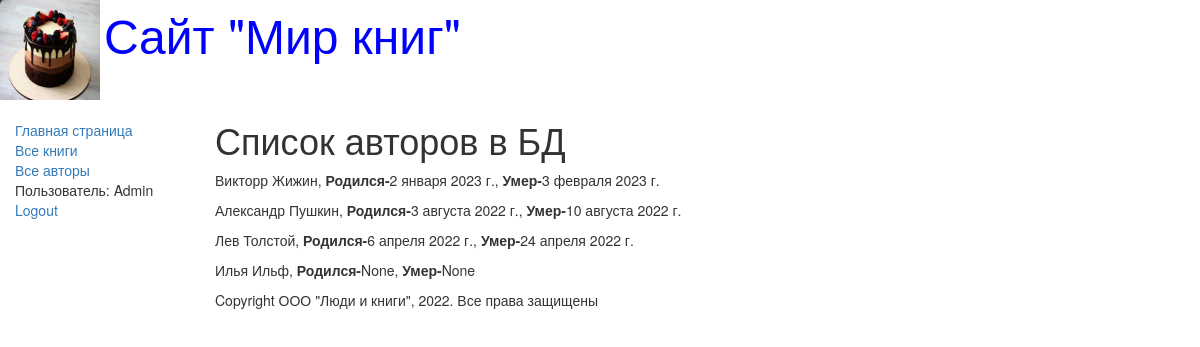
Page /author/ (signed in) on the committed database.
### catalog/models.py (models this page shows, shortened)
class Author(models.Model):
    first_name = models.CharField(max_length=100, help_text="Введите имя автора", verbose_name="Имя автора")
    last_name = models.CharField(max_length=100, help_text="Введите фамилию автора", verbose_name="Фамилия автора")
    date_of_birth = models.DateField(help_text="Введите дату рождения", verbose_name="Дата рождения", null=True,
                                     blank=True)
    date_of_death = models.DateField(help_text="Введите дату смерти", verbose_name="Дата смерти", null=True, blank=True)

### catalog/views.py (the view)
# urls.py: path(r'author/', views.AuthorListView.as_view(), name='authors'),
class AuthorListView(generic.ListView):
    model = Author
    paginate_by = 4

### catalog/templates/catalog/author_list.html
{% extends "base_generic.html" %}
{% block content %}
    <h1>Список авторов в БД</h1>
    {% if author_list %}
        {% for author in author_list.all %}
        <p>{{author.first_name}}   {{author.last_name}},
            <strong>Родился-</strong>{{author.date_of_birth}},
            <strong>Умер-</strong>{{author.date_of_death}}</p>
        {% endfor %}
    {% else %}
        <p>В базе данных нет авторов</p>
    {% endif %}
{% endblock %}

### catalog/templates/base_generic.html (shortened to what this page needs)
<!DOCTYPE html>
<html lang="en">
<head>
    <link rel="stylesheet"
          href="https://maxcdn.bootstrapcdn.com/bootstrap/3.3.7/css/bootstrap.min.css">
    {% load static %}
    <link rel="stylesheet" href="{% static 'css/styles.css' %}">
    {% block head %}
    <img src="{% static 'images/logotip.jpg' %}"
         style="width:100px; height:100px;" align="absmiddle">
    <font size=7, color="blue">Сайт "Мир книг"</font>
    {% endblock %}
</head>
<body>
<div class="container-fluid">
    <div class="row">
        <div class="col-sm-2">
            {% block sidebar %}
            <ul class="sidebar-nav">
                <li><a href="{% url 'index' %}">Главная страница</a></li>
                <li><a href="{% url 'books' %}">Все книги</a></li>
                <li><a href="{% url 'authors' %}">Все авторы</a></li>
                {% if user.is_authenticated %}
                <li>Пользователь: {{user.get_username }}</li>
                <li><a href="{% url 'logout' %}?next={{request.path}}">Logout</a></li>
                {% else %}
                <li><a href="{% url 'login' %}?next={{request.path}}">Login</a></li>
                {% endif %}
            </ul>
            {% endblock %}
        </div>
        <div class="col-sm-10">
            {% block content %}{% endblock %}
            {% block footer %}
            {% block copyright %}
            <p>Copyright ООО "Люди и книги", 2022. Все права защищены</p>
            {% endblock %}
            {% endblock %}
        </div>
    </div>
</div>
</body>
</html>

### catalog/static/css/styles.css (style rules this page uses)
.sidebar-nav { margin-top: 20px; padding: 0; list-style: none; }

### rows in the picture
Author: first_name "Викторр", last_name "Жижин", date_of_birth "2 января 2023 г.", date_of_death "3 февраля 2023 г."
Author: first_name "Александр", last_name "Пушкин", date_of_birth "3 августа 2022 г.", date_of_death "10 августа 2022 г."
Author: first_name "Лев", last_name "Толстой", date_of_birth "6 апреля 2022 г.", date_of_death "24 апреля 2022 г."
Author: first_name "Илья", last_name "Ильф", date_of_birth "None", date_of_death "None"

### other values in the picture
{{ user.get_username }} "Admin"
